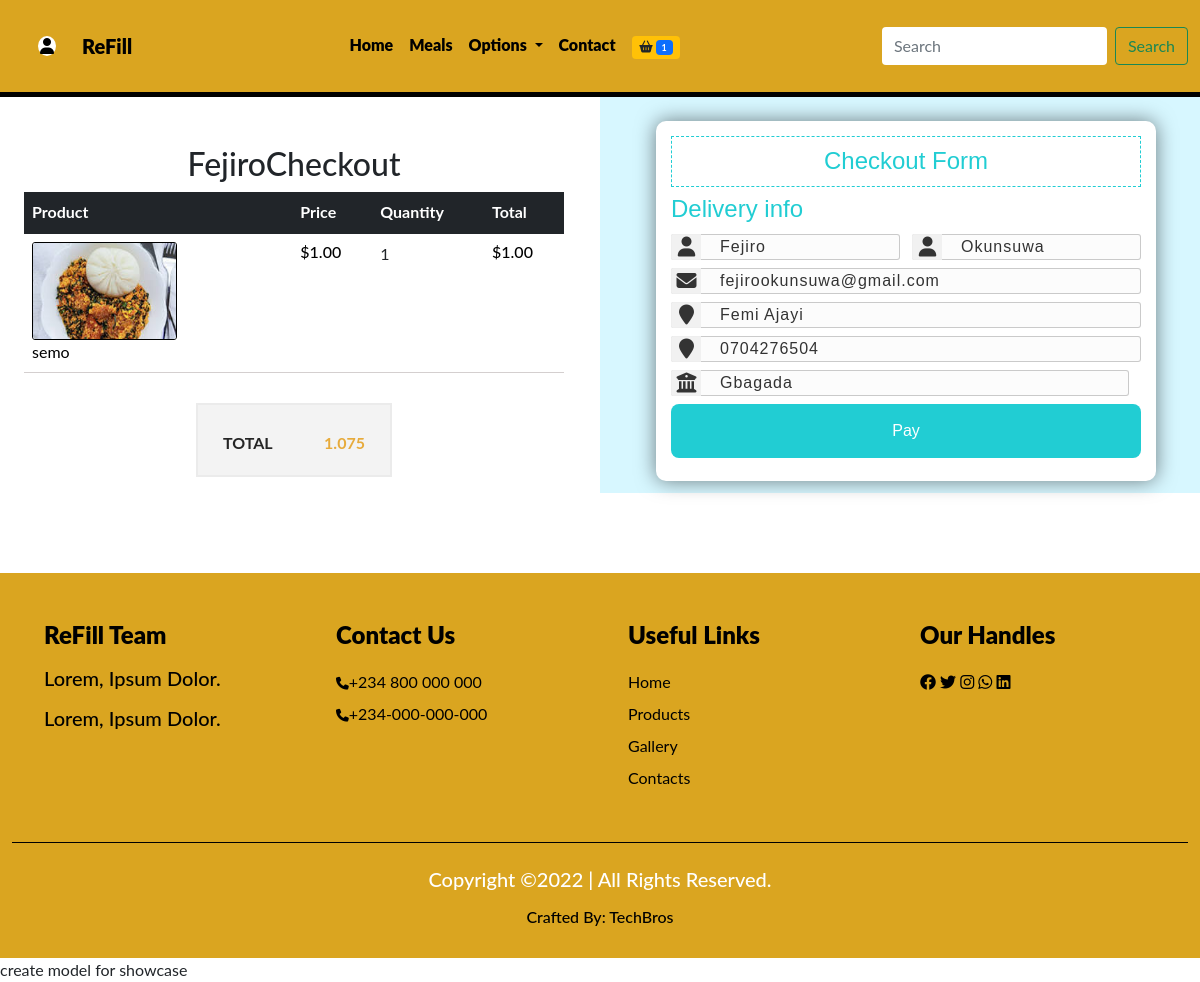
Page /checkout (signed in) on the committed database.
### dashboard/models.py (models this page shows, shortened)
class Profile(models.Model):
    user = models.OneToOneField(User, on_delete=models.CASCADE)
    first_name = models.CharField(max_length=250)
    last_name = models.CharField(max_length=250)
    email = models.EmailField(max_length=250)
    phone = models.CharField(max_length=20)
    address = models.CharField(max_length=250)
    city = models.CharField(max_length=250)
    state = models.CharField(max_length=250)
    profile_pix = models.ImageField(upload_to='dashboard', default='dashboard/avatar.jpg')

### cart/models.py (models this page shows, shortened)
class Shopcart(models.Model):
    user = models.ForeignKey(User, on_delete=models.CASCADE)
    dish = models.ForeignKey(Dish, on_delete=models.CASCADE)
    c_name = models.CharField(max_length=50)
    quantity = models.IntegerField()
    c_price = models.IntegerField()
    amount = models.IntegerField()
    cart_code = models.CharField(max_length=255, default='a')
    paid = models.BooleanField(default=False)
    class Meta:
        db_table = 'Shopcart'
        managed = True
        verbose_name = 'Shopcart'
        verbose_name_plural = 'Shopcart'

### techbro/models.py (models this page shows, shortened)
class Dish(models.Model):
    category = models.ForeignKey(Category, on_delete=models.CASCADE)
    breakfast = models.BooleanField(default=False)
    lunch = models.BooleanField(default=False)
    dinner = models.BooleanField(default=False)
    appetizer = models.BooleanField(default=False)
    dessert = models.BooleanField(default=False)
    drink = models.BooleanField(default=False)
    name = models.CharField(max_length=50)
    image = models.ImageField(upload_to='food', default='pix.jpg', blank=True, null=True)
    price = models.IntegerField(default=0)
    min = models.IntegerField(default=0)
    max = models.IntegerField(default=0)
    in_stock = models.BooleanField(default=False)
    special = models.BooleanField(default=False)
    description = models.TextField(default='a')
    class Meta:
        db_table = 'dish'
        managed = True
        verbose_name = 'Dish'
        verbose_name_plural = 'Dishes'

### techbro/views.py (the view)
# urls.py: path('checkout', checkout, name='checkout'),
def checkout(request):
    profile = Profile.objects.get(user__username = request.user.username)
    shopcart = Shopcart.objects.filter(user__username = request.user.username, paid=False)
    subtotal = 0
    vat = 0
    total = 0
    for item in shopcart:
        subtotal += item.amount
    vat = 0.075 * subtotal
    total = vat + subtotal
    context = {
        'profile' :profile,
        'shopcart' :shopcart,
        'subtotal' :subtotal,
        'vat' :vat,
        'total' :total,
    }
    return render(request, 'checkout.html', context)

### techbro/context_processor.py (called while the page is built)
def cartcount(request):
    count = Shopcart.objects.filter(user__username = request.user.username, paid=False)
    itemcount = 0
    for item in count:
        itemcount += int(item.user.id)
    context = {
        'itemcount' : itemcount
    }
    return context

### techbro/templates/checkout.html (shortened to what this page needs)
{% extends 'base.html' %}
{% load humanize %}
{% block header %} {% include 'header.html' %}{% endblock header %}
{% block content %}
<div class="row">
    <div class="col-lg-6 col-sm-12">
          <section class="mt-5">
            <div class="container cart">
              <div class="table-responsive">
                <h2 class="text-center">{{profile.first_name|title}}Checkout</h2>
                <table class="table">
                  <thead class="thead bg-dark">
                    <tr>
                      <th scope="col" class="text-white">Product</th>
                      <th scope="col" class="text-white">Price</th>
                      <th scope="col" class="text-white">Quantity</th>
                      <th scope="col" class="text-white">Total</th>
                    </tr>
                  </thead>
                  <tbody>
                    {% if shopcart %}
                        {% for items in shopcart %}
                        <tr>
                            <td>
                              <div class="main">
                                <div class="d-flex">
                                  <img src="{{items.dish.image.url}}" alt="">
                                </div>
                                <div class="des">
                                  <p>{{items.c_name}}</p>
                                </div>
                              </div>
                            </td>
                            <td>
                              <h6>${{items.c_price|floatformat:2|intcomma}}</h6>
                            </td>
                            <td>{{items.quantity}}</td>
                            <td>
                              <h5>${{items.c_price|floatformat:2|intcomma}}</h5>
                            </td>
                          </tr>
                        {% endfor %}
                    {% endif %}
                  </tbody>
                </table>
              </div>
            </div>
              <div class="col-lg-4 offset-lg-4">
                <div class="checkout">
                  <ul>
                    <li class="cart-total">Total
                      <span>{{total}}</span>
                    </li>
                  </ul>
              </div>
            </div>
      </section>
   </div>
      <div class="col-lg-6 col-sm-12 check">
        <div class="container wrapper">
          <h2>Checkout Form</h2>
          <form class="payment" action="{% url 'payment' %}" method="POST">
            <h4>Delivery info</h4>
            <div class="input_group">
              <div class="input_box">
                <input type="text" placeholder="First Name" name="first_name" required class="name ps-5" value="{{profile.first_name}}">
              </div>
              <div class="input_box">
                <input type="text" placeholder="Surname Name" name="last_name" required class="name ps-5"  value="{{profile.last_name}}">
              </div>
            </div>
            <div class="input_group">
              <div class="input_box">
                <input type="email" placeholder=".....Email Address" name="email" required class="name ps-5"  value="{{profile.email}}">
              </div>
            </div>
            <div class="input_group">
              <div class="input_box">
                <input type="Address" placeholder="......Address" name="address" class="name ps-5" required  value="{{profile.address}}">
              </div>
            </div>
            <div class="input_group">
              <div class="input_box">
                <input type="phone" placeholder="......Address" name="phone" class="name ps-5" required  value="{{profile.phone}}">
              </div>
            </div>
            <div class="input_group">
              <div class="input_box">
                <input type="Address" placeholder=".....City" name="city" required class="name ps-5" value="{{profile.city}}">
              </div>
            </div>
            <div class="input_group">
              <div class="input_box">
                <button type="submit">Pay</button>
              </div>
            </div>
          </form>
        </div>
    </div>
</div>
{% endblock content%}
{% block footer %} {% include 'footer.html' %}{% endblock footer %}

### techbro/static/css/index.css (style rules this page uses)
* { margin: 0; padding: 0; box-sizing: border-box; }

### techbro/static/css/dash.css (style rules this page uses)
* { box-sizing: border-box; margin: 0; padding: 0; }

### techbro/static/css/nedu.css (style rules this page uses)
* { padding: 0; margin: 0; box-sizing: border-box; }
:root { --body: white; --navbody: pink; --navbar: #0f0f0ffb; --text: #f8aa02; --navback: #003566; --moon: black; }
body { font-family: 'Lato', sans-serif; background: var(--body); }
.main .d-flex img { width: 145px; height: 98px; }
.cart .table { margin-bottom: 30px; border-bottom: 1px solid rgb(212, 207, 207); }
.cart .table thead tr th { border-top: 0px; font-size: 16px; font-weight: bold; border-bottom: 0px; }
.cart .table tbody tr td .main .d-flex { padding-right: 30px; }
.cart .table tbody tr td .main .d-flex img { border: 1px solid var(--moon); border-radius: 3px; }
.cart .table tbody tr td .main .des { vertical-align: middle; align-self: center; }
.cart .table tbody tr td .main .des p { margin-bottom: 0px; color: var(--moon); }
.cart .table tbody tr td h6 { font-size: 16px; color: var(--moon); margin-bottom: 0px; }
.cart .table tbody tr td h5 { font-size: 16px; color: var(--moon); margin-bottom: 0px; }
.checkout ul { border: 2px solid #ebebeb; background: #f3f3f3; padding-left: 25px; padding-right: 25px; padding-top: 16px; padding-bottom: 20px; }
.checkout ul li { list-style: none; font-size: 16px; font-weight: bold; color: #252525; text-transform: uppercase; overflow: hidden; }
.checkout ul li.cart-total { padding-top: 10px; }
.checkout ul li.cart-total span { color: #e7ab3c; }
.checkout ul li span { float: right; }
.check { background-color: #d7f7ff; font-family: Arial, Helvetica, sans-serif; }
.wrapper { background-color: #fff; width: 500px; padding: 15px; margin: 24px auto 0; box-shadow: 0px 0px 20px rgb(0, 0, 0, 0.5); border-radius: 10px; }
.wrapper h2 { border: #fcfcfc; color: #21cdd3; font-size: 24px; padding: 10px; margin-bottom: 8px; text-align: center; border: 1px dashed #21cdd3; }
.wrapper h4 { padding-bottom: 2px; color: #21cdd3; }
.input_group { margin-bottom: 8px; width: 100%; position: relative; display: flex; flex-direction: row; padding: 5px, 0; }
.input_box { width: 100%; margin-right: 12px; position: relative; }
.input_box:last-child { margin-right: 0; }
.input_box .name { padding: 14px, 10px, 14px, 50px; width: 100%; background-color: #fcfcfc; border: 1px solid #0003; outline: none; letter-spacing: 1px; transition: 0.3s; border-radius: 3px; color: #333; }
.input_box button { width: 100%; background-color: #21cdd3; color: #fff; border: none; padding: 15px; border-right: 4px; font-size: 16px; transition: all 0.3s ease; border-radius: 8px; }

### techbro/static/css/style.css (style rules this page uses)
* { margin: 0; padding: 0; box-sizing: border-box; }

### rows in the picture
Profile: first_name "Fejiro", last_name "Okunsuwa", email "fejirookunsuwa@gmail.com", address "Femi Ajayi", phone "0704276504", city "Gbagada"
Shopcart: dish.image (picture), c_name "semo", c_price "1.00", quantity "1"

### other values in the picture
{{ itemcount }} "1"
{{ total }} "1.075"
